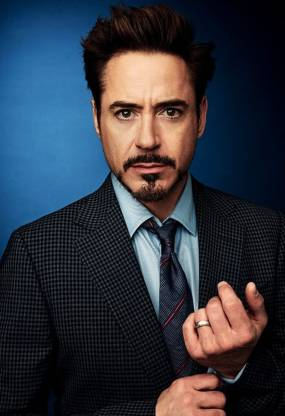
#> input picture sample.jpeg.jpeg, 285 x 416 px
$ python 'pencil art.py'
#> lines starting #> are read from the running program, lines starting #| are printed output that depends on the picture
# Follow for more @stb_krishmark12

import cv2

img = cv2.imread("sample.jpeg.jpeg")#enter image name
#> img is the input picture: shape (416, 285, 3); mean B, G, R 64, 53.3, 48.6

gray_image = cv2.cvtColor(img, cv2.COLOR_RGB2GRAY)
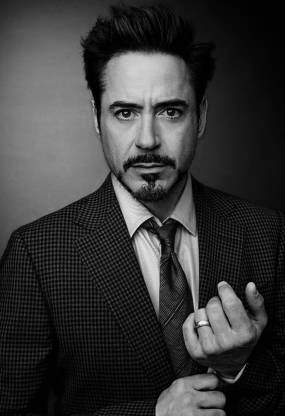
#> gray_image: shape (416, 285); min 0, max 245, mean 55.9
inverted_image = 255 - gray_image
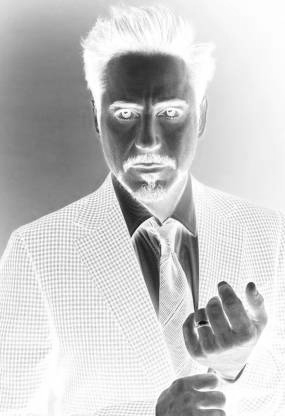
#> inverted_image: shape (416, 285); min 10, max 255, mean 199.1
blurred = cv2.GaussianBlur(inverted_image, (21, 21), 5)
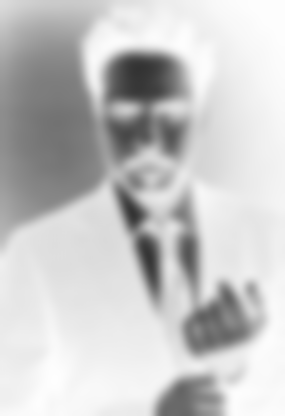
#> blurred: shape (416, 285); min 51, max 254, mean 199.1
inverted_blurred = 255 - blurred
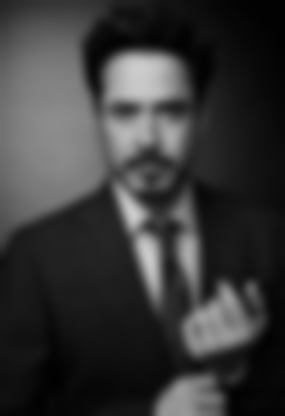
#> inverted_blurred: shape (416, 285); min 1, max 204, mean 55.9
pencil_sketch = cv2.divide(gray_image, inverted_blurred, scale=256.0)
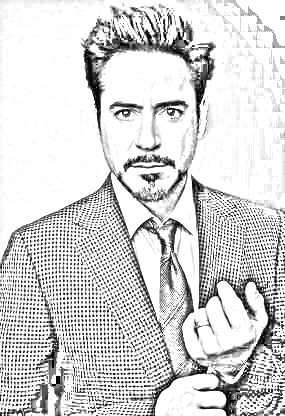
#> pencil_sketch: shape (416, 285); min 0, max 255, mean 212.6

cv2.imshow("Original image", img)
cv2.imshow("Pencil Sketched image", pencil_sketch)
cv2.waitKey(0)
